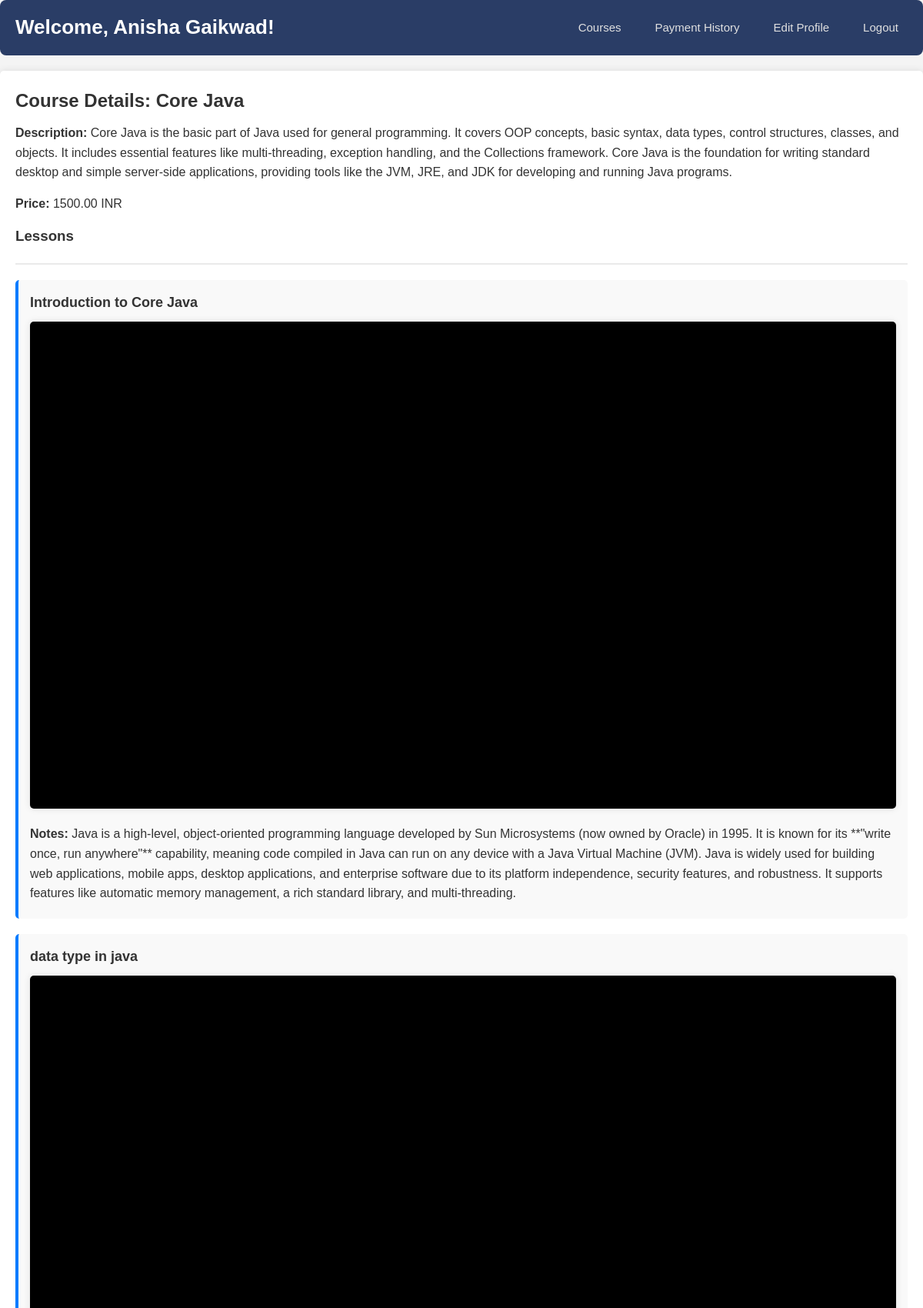
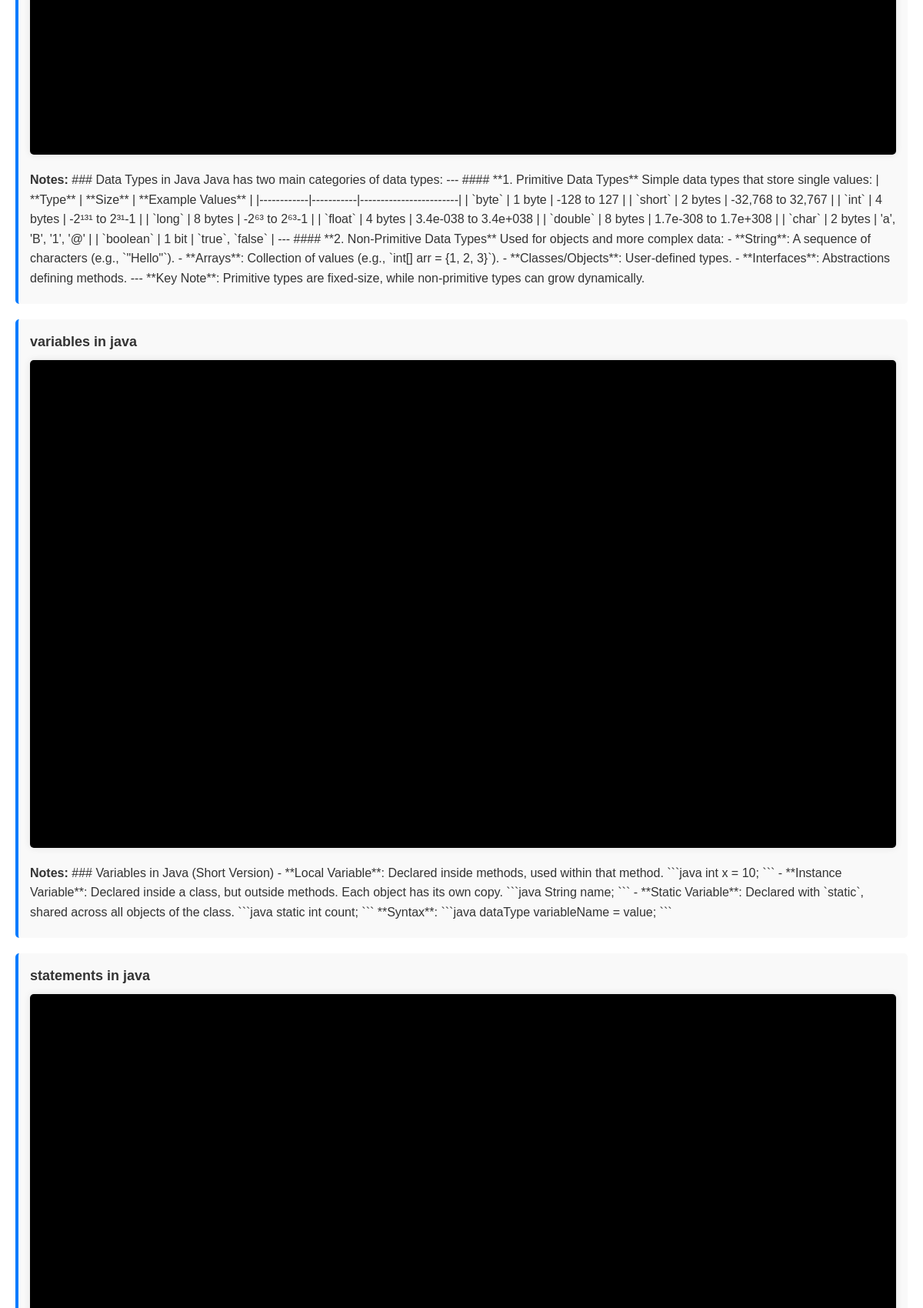
The app's page /course-details.php?id=0 (signed in, upper part) with its own data (2 pictures, top to bottom).
### tables this page shows
CREATE TABLE `courses` (
  `course_id` int(11) NOT NULL,
  `title` varchar(255) NOT NULL,
  `description` text DEFAULT NULL,
  `price` decimal(10,2) DEFAULT 0.00,
  `created_at` timestamp NOT NULL DEFAULT current_timestamp()
);

CREATE TABLE `lessons` (
  `lesson_id` int(11) NOT NULL,
  `course_id` int(11) NOT NULL,
  `lesson_title` varchar(255) NOT NULL,
  `video_url` varchar(255) DEFAULT NULL,
  `notes` text DEFAULT NULL
);

### course-details.php (the view, shortened to what this page needs)
<?php
include '../includes/db-config.php';
if (isset($_GET['id']) && is_numeric($_GET['id'])) {
    $course_id = intval($_GET['id']);
} else {
    echo "Invalid course ID.";
    exit();
}
$query = "SELECT * FROM courses WHERE course_id = ?";
$stmt = $conn->prepare($query);
$stmt->bind_param("i", $course_id);
$stmt->execute();
$course_result = $stmt->get_result();
$course = $course_result->fetch_assoc();
$is_free = ($course['price'] == 0);
$has_paid = false;
if (!$is_free) {
    $user_id = $_SESSION['student_id'];
    $payment_query = "SELECT * FROM payments WHERE user_id = ? AND course_id = ? AND status = 'success'";
    $stmt = $conn->prepare($payment_query);
    $stmt->bind_param("ii", $user_id, $course_id);
    $stmt->execute();
    $payment_result = $stmt->get_result();
    $has_paid = ($payment_result->num_rows > 0);
}
$lessons_query = "SELECT * FROM lessons WHERE course_id = ?";
$stmt = $conn->prepare($lessons_query);
$stmt->bind_param("i", $course_id);
$stmt->execute();
$lessons = $stmt->get_result();
?>
<!DOCTYPE html>
<html lang="en">
<head>
    <link rel="stylesheet" href="std-style.css">
</head>
<body>
<nav class="navbar">
            <div class="nav-brand">Welcome, <?php echo htmlspecialchars($_SESSION['student_name']); ?>!</div>
            <ul>
                <li><a href="student-dashboard.php">Courses</a></li>
                <li><a href="payment-history.php">Payment History</a></li>
                <li><a href="edit-profile.php">Edit Profile</a></li>
                <li><a href="logout.php">Logout</a></li>
            </ul>
        </nav>
    <div class="container">
        <h2>Course Details: <?php echo htmlspecialchars($course['title']); ?></h2>
        <p><strong>Description:</strong> <?php echo htmlspecialchars($course['description']); ?></p>
        <p><strong>Price:</strong> <?php echo $is_free ? "Free" : htmlspecialchars($course['price']) . " INR"; ?></p>
        <?php if ($is_free || $has_paid): ?>
            <h3>Lessons</h3>
            <div class="lessons-container">
            <?php while ($lesson = $lessons->fetch_assoc()) : ?>
                    <div class="lesson">
                        <h4><?php echo htmlspecialchars($lesson['lesson_title']); ?></h4>
                        <?php
                        $video_url = htmlspecialchars($lesson['video_url']);
                        preg_match('/(?:youtube\.com\/(?:[^\/]+\/.+\/|(?:v|e(?:mbed)?)\/|.*[?&]v=)|youtu\.be\/)([^"&?\/ ]{11})/i', $video_url, $match);
                        $video_id = $match[1] ?? '';
                        ?>
                        <?php if (!empty($video_id)): ?>
                            <div class="video-container">
                                <iframe width="560" height="315" src="https://www.youtube.com/embed/<?php echo $video_id; ?>" frameborder="0" allow="accelerometer; autoplay; clipboard-write; encrypted-media; gyroscope; picture-in-picture" allowfullscreen></iframe>
                            </div>
                        <?php else: ?>
                            <p>Invalid YouTube URL</p>
                        <?php endif; ?>
                        <p><strong>Notes:</strong> <?php echo htmlspecialchars($lesson['notes']); ?></p>
                    </div>
                <?php endwhile; ?>
        <?php endif; ?>
    </div>
</body>
</html>

### std-style.css (style rules this page uses)
body, h1, h2, h3, p, ul, li, a { margin: 0; padding: 0; box-sizing: border-box; }
body { font-family: 'Segoe UI', Tahoma, Geneva, Verdana, sans-serif; background-color: #f5f7fa; color: #333333; line-height: 1.6; }
.navbar { background-color: #2a3d66; padding: 15px 20px; display: flex; justify-content: space-between; align-items: center; border-radius: 8px; margin-bottom: 20px; color: #ffffff; }
.navbar .nav-brand { font-size: 26px; font-weight: 600; }
.navbar ul { display: flex; list-style: none; }
.navbar li { margin-left: 20px; }
.navbar a { text-decoration: none; color: #e0e0e0; font-size: 15px; padding: 8px 12px; border-radius: 5px; transition: background-color 0.3s, color 0.3s; }
body { font-family: Arial, sans-serif; margin: 0; padding: 0; background-color: #f4f4f4; color: #333; }
h2, h3, h4 { color: #333; margin-bottom: 10px; }
.container { max-width: 1200px; margin: 0 auto; padding: 20px; background-color: #ffffff; box-shadow: 0 0 10px rgba(0, 0, 0, 0.1); border-radius: 5px; }
p { line-height: 1.6; margin-bottom: 15px; }
.lessons-container { margin-top: 20px; border-top: 2px solid #eaeaea; padding-top: 20px; }
.lesson { background-color: #f9f9f9; padding: 15px; margin-bottom: 20px; border-left: 4px solid #007bff; border-radius: 5px; }
.lesson h4 { margin-top: 0; font-size: 18px; }
.lesson p { margin: 5px 0; }
.video-container { position: relative; padding-bottom: 56.25%; height: 0; overflow: hidden; max-width: 100%; background: #000; margin-bottom: 20px; border-radius: 5px; box-shadow: 0 0 10px rgba(0, 0, 0, 0.1); }
.video-container iframe { position: absolute; top: 0; left: 0; width: 100%; height: 100%; border: 0; }

### records on screen
courses: title "Core Java", description "Core Java is the basic part of Java used for general programming. It covers OOP concepts, basic syntax, data types, control structures, classes, and objects. It includes essential features like multi-threading, exception handling, and the Collections framework. Core Java is the foundation for writing standard desktop and simple server-side applications, providing tools like the JVM, JRE, and JDK for developing and running Java programs.", price "1500.00"
lessons: lesson_title "Introduction to Core Java", notes "Java is a high-level, object-oriented programming language developed by Sun Microsystems (now owned by Oracle) in 1995. It is known for its **\"write once, run anywhere\"** capability, meaning code compiled in Java can run on any device with a Java Virtual Machine (JVM). Java is widely used for building web applications, mobile apps, desktop applications, and enterprise software due to its platform independence, security features, and robustness. It supports features like automatic memory management, a rich standard library, and multi-threading."
lessons: lesson_title "data type in java", notes "### Data Types in Java Java has two main categories of data types: --- #### **1. Primitive Data Types** Simple data types that store single values: | **Type** | **Size** | **Example Values** | |------------|-----------|------------------------| | `byte` | 1 byte | -128 to 127 | | `short` | 2 bytes | -32,768 to 32,767 | | `int` | 4 bytes | -2¹³¹ to 2³¹-1 | | `long` | 8 bytes | -2⁶³ to 2⁶³-1 | | `float` | 4 bytes | 3.4e-038 to 3.4e+038 | | `double` | 8 bytes | 1.7e-308 to 1.7e+308 | | `char` | 2 bytes | 'a', 'B', '1', '@' | | `boolean` | 1 bit | `true`, `false` | --- #### **2. Non-Primitive Data Types** Used for objects and more complex data: - **String**: A sequence of characters (e.g.,…"
lessons: lesson_title "variables in java", notes "### Variables in Java (Short Version) - **Local Variable**: Declared inside methods, used within that method. ```java int x = 10; ``` - **Instance Variable**: Declared inside a class, but outside methods. Each object has its own copy. ```java String name; ``` - **Static Variable**: Declared with `static`, shared across all objects of the class. ```java static int count; ``` **Syntax**: ```java dataType variableName = value; ```"
lessons: lesson_title "statements in java"

### other values on screen
$_SESSION['student_name'] "Anisha Gaikwad"
